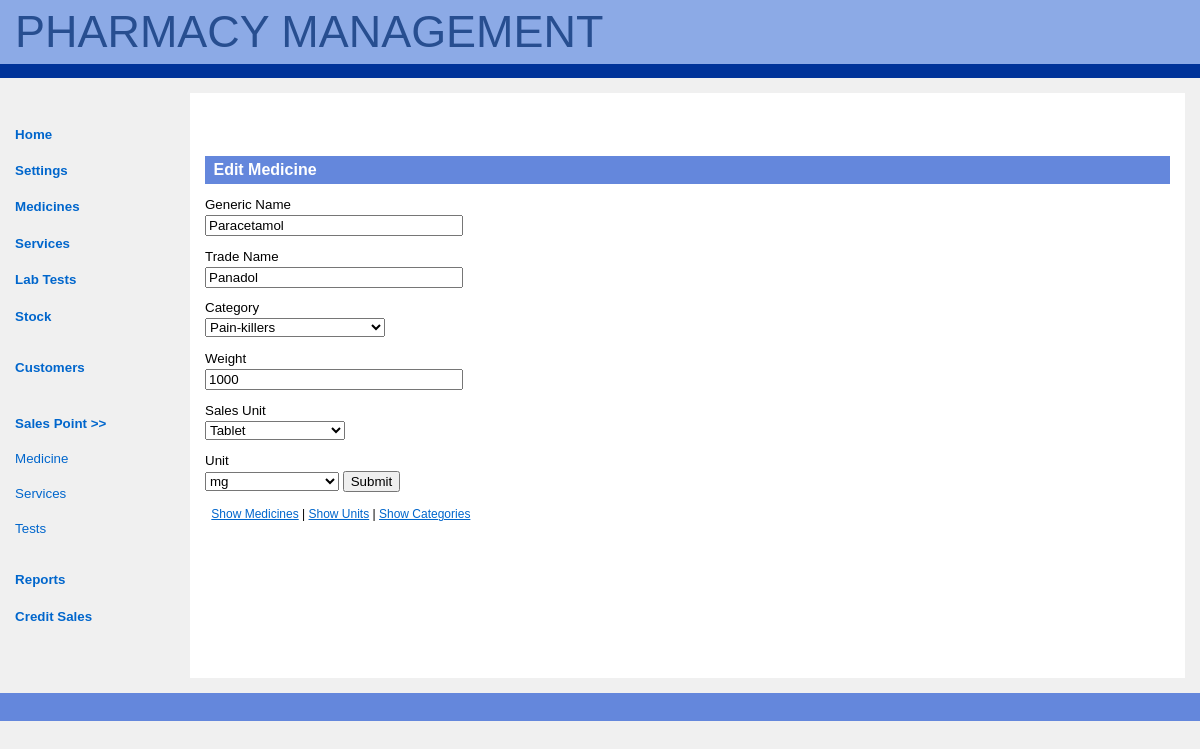
Page /edit_medicine.php?id=1 (signed in) on the committed database.
### tables this page shows
CREATE TABLE IF NOT EXISTS `medicine` (
  `id` int(11) NOT NULL AUTO_INCREMENT,
  `status` enum('active','inactive') NOT NULL DEFAULT 'active',
  `generic_name` varchar(20) NOT NULL,
  `trade_name` varchar(20) NOT NULL,
  `weight` varchar(10) NOT NULL,
  `form` int(11) NOT NULL,
  `category` int(11) NOT NULL,
  `unit` int(11) NOT NULL,
  PRIMARY KEY (`id`)
);

CREATE TABLE IF NOT EXISTS `category` (
  `id` int(11) NOT NULL AUTO_INCREMENT,
  `name` varchar(30) NOT NULL,
  `comment` text NOT NULL,
  PRIMARY KEY (`id`),
  UNIQUE KEY `name` (`name`)
);

CREATE TABLE IF NOT EXISTS `form` (
  `id` int(11) NOT NULL AUTO_INCREMENT,
  `form` varchar(20) NOT NULL,
  `sales_unit` varchar(20) NOT NULL,
  PRIMARY KEY (`id`)
);

CREATE TABLE IF NOT EXISTS `units` (
  `id` int(11) NOT NULL AUTO_INCREMENT,
  `value` varchar(11) NOT NULL,
  PRIMARY KEY (`id`),
  UNIQUE KEY `value` (`value`)
);

### edit_medicine.php (the view, shortened to what this page needs)
<?php require_once("includes/functions.php");?>
<?php
if(isset($_GET['id'])){
	$sql = "SELECT * FROM medicine m JOIN category c JOIN units u WHERE m.id=".$_GET['id']." AND m.category = c.id AND m.unit=u.id";
	$prepop_result= mysql_query($sql, $connection);
    $prepop = mysql_fetch_assoc($prepop_result);
}
?>
<?php include("includes/header.php");?>
<div id="main-copy">
        <h1>Edit Medicine</h1>
        <form autocomplete="off" action="edit_medicine.php?id=<?php echo $_GET['id'];?>" method="post">
            <label>Generic Name</label>
            <input type="text" name="generic_name" id="generic_name" maxlength="25"
            value="<?php echo $prepop['generic_name']?>" required autofocus placeholder="Enter medicine e.g Paracetamol"/>
            <label>Trade Name</label>
            <input type="text" name="trade_name" id="trade_name" maxlength="25"
            value="<?php echo $prepop['trade_name'];?>" required placeholder="Enter Trade name e.g Panadol"/>
            <label>Category</label>
            <select name="category" id="category">
                <?php $name_result= mysql_query("SELECT * FROM category ORDER BY name;");
					while($select_category = mysql_fetch_assoc($name_result)){
						echo "<option value = '".$select_category["id"]."' ";
						if($select_category["id"] == $prepop["category"]){
							echo " selected=\"selected\"";
						}
						echo ">".$select_category["name"]." </option>";
					}
     ?>
            </select>
            <label>Weight</label>
            <input type="text" name="weight" id="weight"
            value="<?php echo $prepop['weight']?>" placeholder=" Enter drug weight"/>
            <label>Sales Unit</label>
            <select name="form" id="form">
                <?php $form_result= mysql_query("SELECT * FROM form ORDER BY form;");
					while($select_form = mysql_fetch_assoc($form_result)){
						echo "<option value = '".$select_form["id"]."' ";
						if($select_form["id"] == $prepop["form"]){
							echo " selected=\"selected\"";
						}
						echo ">".ucfirst($select_form["form"])." </option>";
					}
     ?>
            </select>
            <label>Unit</label>
            <select name="unit" id="unit">
                <?php $result = mysql_query("SELECT * FROM units", $connection);
                while($select_unit = mysql_fetch_assoc($result)){
					echo "<option value = '".$select_unit["id"]."' ";
					if($select_unit["id"] == $prepop["unit"]){
						echo " selected=\"selected\"";
					}
					echo ">".$select_unit["value"]." </option>";
				}
                ?>
            </select>
            <input type="submit" name="edit_medicine" id="edit_medicine" value="Submit" />
        </form>
        <p><a href="medicines.php">Show Medicines</a> | <a href="units.php">Show Units</a> | <a href="categories.php">Show Categories</a></p>
            </div>
        <div id="footer">
        </div>
    </body>
</html>

### css/style.css (style rules this page uses)
body { color: black; background-color: rgb(240,240,240); font-family: verdana, helvetica, arial, sans-serif; font-size: 100%; margin: 0; padding: 0; }
html > body { font-size: 10pt; }
#main-copy { color: black; background-color: white; text-align: justify; line-height: 1.5em; margin: 15px; margin-left: 190px; height: 555px; padding: 15px; border-left: 15px; }
#main-copy p { margin: 1em 1ex 2em 1ex; padding: 0; }
p { margin-left:20px; font-size:0.9em; line-height:0.em; }
#main-copy a { color: rgb(0,102,204); background-color: transparent; text-decoration: underline; }
#main-copy h1 { color: white; background-color: rgb(100,135,220); font-size: 1.2em; font-weight: bold; margin: 3em 0 0 0; padding: 0.5ex 0 0.5ex 1ex; }
#footer { color: white; background-color: rgb(100,135,220); font-size: 91%; margin: 0; padding: 1em 2.5mm 2.5ex 2.5mm; clear: both; }
label { display:block; font-size: 1em; margin: .8em 0 0; }
input[type="search"], input[type="date"], input[type="number"], input[type="password"], input[type="text"], input[type="email"], input[type="url"], textarea { width: 250px; }
input[type="submit"] { display:; }

### rows in the picture
medicine: generic_name "Paracetamol", trade_name "Panadol", category "Pain-killers", weight "1000", form "Tablet", unit "mg"
